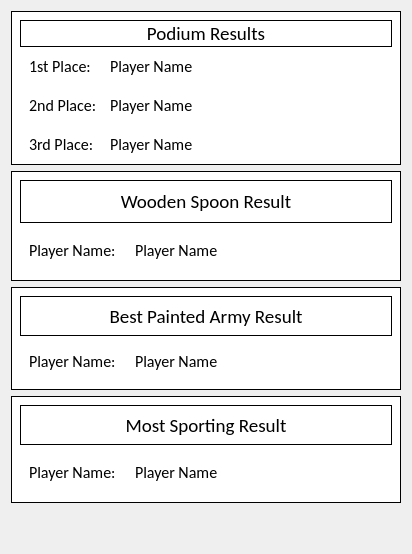
                <widget class="QWidget" name="awardResultsWidget" native="true">
                 <layout class="QVBoxLayout" name="verticalLayout_19">
                  <item>
                   <widget class="QWidget" name="podiumResultsWidget" native="true">
                    <property name="minimumSize">
                     <size>
                      <width>390</width>
                      <height>110</height>
                     </size>
                    </property>
                    <property name="styleSheet">
                     <string notr="true">background:white; border:1px solid;</string>
                    </property>
                    <layout class="QVBoxLayout" name="verticalLayout_20">
                     <property name="spacing">
                      <number>0</number>
                     </property>
                     <property name="leftMargin">
                      <number>9</number>
                     </property>
                     <property name="topMargin">
                      <number>9</number>
                     </property>
                     <property name="rightMargin">
                      <number>9</number>
                     </property>
                     <property name="bottomMargin">
                      <number>1</number>
                     </property>
                     <item>
                      <widget class="QLabel" name="podiumResultTitleLabel">
                       <property name="minimumSize">
                        <size>
                         <width>0</width>
                         <height>25</height>
                        </size>
                       </property>
                       <property name="maximumSize">
                        <size>
                         <width>16777215</width>
                         <height>50</height>
                        </size>
                       </property>
                       <property name="font">
                        <font>
                         <family>Calibri</family>
                         <pointsize>14</pointsize>
                        </font>
                       </property>
                       <property name="text">
                        <string>Podium Results</string>
                       </property>
                       <property name="alignment">
                        <set>Qt::AlignCenter</set>
                       </property>
                      </widget>
                     </item>
                     <item>
                      <widget class="QWidget" name="podiumFirstPlaceWidget" native="true">
                       <property name="minimumSize">
                        <size>
                         <width>0</width>
                         <height>25</height>
                        </size>
                       </property>
                       <property name="styleSheet">
                        <string notr="true">border:none;</string>
                       </property>
                       <layout class="QHBoxLayout" name="horizontalLayout_13">
                        <item>
                         <widget class="QLabel" name="firstPlaceSetLabel">
                          <property name="minimumSize">
                           <size>
                            <width>75</width>
                            <height>0</height>
                           </size>
                          </property>
                          <property name="maximumSize">
                           <size>
                            <width>75</width>
                            <height>16777215</height>
                           </size>
                          </property>
                          <property name="font">
                           <font>
                            <family>Calibri</family>
                            <pointsize>12</pointsize>
                           </font>
                          </property>
                          <property name="text">
                           <string>1st Place:</string>
                          </property>
                         </widget>
                        </item>
                        <item>
                         <widget class="QLabel" name="firstPlaceInputLabel">
                          <property name="minimumSize">
                           <size>
                            <width>100</width>
                            <height>0</height>
                           </size>
                          </property>
                          <property name="font">
                           <font>
                            <family>Calibri</family>
                            <pointsize>12</pointsize>
                           </font>
                          </property>
                          <property name="text">
                           <string>Player Name</string>
                          </property>
                         </widget>
                        </item>
                       </layout>
                      </widget>
                     </item>
                     <item>
                      <widget class="QWidget" name="podiumSecondPlaceWidget" native="true">
                       <property name="minimumSize">
                        <size>
                         <width>0</width>
                         <height>25</height>
                        </size>
                       </property>
                       <property name="styleSheet">
                        <string notr="true">border:none;</string>
                       </property>
                       <layout class="QHBoxLayout" name="horizontalLayout_14">
                        <item>
                         <widget class="QLabel" name="secondPlaceSetLabel">
                          <property name="minimumSize">
                           <size>
                            <width>75</width>
                            <height>0</height>
                           </size>
                          </property>
                          <property name="maximumSize">
                           <size>
                            <width>75</width>
                            <height>16777215</height>
                           </size>
                          </property>
                          <property name="font">
                           <font>
                            <family>Calibri</family>
                            <pointsize>12</pointsize>
                           </font>
                          </property>
                          <property name="text">
                           <string>2nd Place:</string>
                          </property>
                         </widget>
                        </item>
                        <item>
                         <widget class="QLabel" name="secondPlaceInputLabel">
                          <property name="minimumSize">
                           <size>
                            <width>100</width>
                            <height>0</height>
                           </size>
                          </property>
                          <property name="font">
                           <font>
                            <family>Calibri</family>
                            <pointsize>12</pointsize>
                           </font>
                          </property>
                          <property name="text">
                           <string>Player Name</string>
                          </property>
                         </widget>
                        </item>
                       </layout>
                      </widget>
                     </item>
                     <item>
                      <widget class="QWidget" name="podiumThirdPlaceWidget" native="true">
                       <property name="minimumSize">
                        <size>
                         <width>0</width>
                         <height>25</height>
                        </size>
                       </property>
                       <property name="styleSheet">
                        <string notr="true">border:none;</string>
                       </property>
                       <layout class="QHBoxLayout" name="horizontalLayout_15">
                        <item>
                         <widget class="QLabel" name="thirdPlaceSetLabel">
                          <property name="minimumSize">
                           <size>
                            <width>75</width>
                            <height>0</height>
                           </size>
                          </property>
                          <property name="maximumSize">
                           <size>
                            <width>75</width>
                            <height>16777215</height>
                           </size>
                          </property>
                          <property name="font">
                           <font>
                            <family>Calibri</family>
                            <pointsize>12</pointsize>
                           </font>
                          </property>
                          <property name="text">
                           <string>3rd Place:</string>
                          </property>
                         </widget>
                        </item>
                        <item>
                         <widget class="QLabel" name="thirdPlaceInputLabel">
                          <property name="minimumSize">
                           <size>
                            <width>100</width>
                            <height>0</height>
                           </size>
                          </property>
                          <property name="font">
                           <font>
                            <family>Calibri</family>
                            <pointsize>12</pointsize>
                           </font>
                          </property>
                          <property name="text">
                           <string>Player Name</string>
                          </property>
                         </widget>
                        </item>
                       </layout>
                      </widget>
                     </item>
                    </layout>
                   </widget>
                  </item>
                  <item>
                   <widget class="QWidget" name="woodenSpoonResultWidget" native="true">
                    <property name="minimumSize">
                     <size>
                      <width>390</width>
                      <height>110</height>
                     </size>
                    </property>
                    <property name="maximumSize">
                     <size>
                      <width>16777215</width>
                      <height>112</height>
                     </size>
                    </property>
                    <property name="styleSheet">
                     <string notr="true">background:white; border:1px solid;</string>
                    </property>
                    <layout class="QVBoxLayout" name="verticalLayout_21">
                     <item>
                      <widget class="QLabel" name="woodenSpoonResultTitleLabel">
                       <property name="maximumSize">
                        <size>
                         <width>16777215</width>
                         <height>50</height>
                        </size>
                       </property>
                       <property name="font">
                        <font>
                         <family>Calibri</family>
                         <pointsize>14</pointsize>
                        </font>
                       </property>
                       <property name="text">
                        <string>Wooden Spoon Result</string>
                       </property>
                       <property name="alignment">
                        <set>Qt::AlignCenter</set>
                       </property>
                      </widget>
                     </item>
                     <item>
                      <widget class="QWidget" name="woodenSpoonResultPlayerWIdget" native="true">
                       <property name="maximumSize">
                        <size>
                         <width>16777215</width>
                         <height>50</height>
                        </size>
                       </property>
                       <property name="styleSheet">
                        <string notr="true">border:none;</string>
                       </property>
                       <layout class="QHBoxLayout" name="horizontalLayout_16">
                        <item>
                         <widget class="QLabel" name="woodenSpoonSetLabel">
                          <property name="minimumSize">
                           <size>
                            <width>100</width>
                            <height>0</height>
                           </size>
                          </property>
                          <property name="maximumSize">
                           <size>
                            <width>100</width>
                            <height>16777215</height>
                           </size>
                          </property>
                          <property name="font">
                           <font>
                            <family>Calibri</family>
                            <pointsize>12</pointsize>
                           </font>
                          </property>
                          <property name="text">
                           <string>Player Name:</string>
                          </property>
                         </widget>
                        </item>
                        <item>
                         <widget class="QLabel" name="woodenSpoonInputLabel">
                          <property name="font">
                           <font>
                            <family>Calibri</family>
                            <pointsize>12</pointsize>
                           </font>
                          </property>
                          <property name="text">
                           <string>Player Name</string>
                          </property>
                         </widget>
                        </item>
                       </layout>
                      </widget>
                     </item>
                    </layout>
                   </widget>
                  </item>
                  <item>
                   <widget class="QWidget" name="bestPaintedResultWidget" native="true">
                    <property name="minimumSize">
                     <size>
                      <width>390</width>
                      <height>77</height>
                     </size>
                    </property>
                    <property name="maximumSize">
                     <size>
                      <width>16777215</width>
                      <height>112</height>
                     </size>
                    </property>
                    <property name="styleSheet">
                     <string notr="true">background:white; border:1px solid;</string>
                    </property>
                    <layout class="QVBoxLayout" name="verticalLayout_22">
                     <item>
                      <widget class="QLabel" name="bestPaintedTitleLabel_2">
                       <property name="minimumSize">
                        <size>
                         <width>0</width>
                         <height>40</height>
                        </size>
                       </property>
                       <property name="maximumSize">
                        <size>
                         <width>16777215</width>
                         <height>50</height>
                        </size>
                       </property>
                       <property name="font">
                        <font>
                         <family>Calibri</family>
                         <pointsize>14</pointsize>
                        </font>
                       </property>
                       <property name="text">
                        <string>Best Painted Army Result</string>
                       </property>
                       <property name="alignment">
                        <set>Qt::AlignCenter</set>
                       </property>
                      </widget>
                     </item>
                     <item>
                      <widget class="QWidget" name="bestPaintedResultPlayerWidget" native="true">
                       <property name="minimumSize">
                        <size>
                         <width>0</width>
                         <height>25</height>
                        </size>
                       </property>
                       <property name="maximumSize">
                        <size>
                         <width>16777215</width>
                         <height>50</height>
                        </size>
                       </property>
                       <property name="styleSheet">
                        <string notr="true">border:none;</string>
                       </property>
                       <layout class="QHBoxLayout" name="horizontalLayout_17">
                        <item>
                         <widget class="QLabel" name="bestPaintedSetLabel">
                          <property name="minimumSize">
                           <size>
                            <width>100</width>
                            <height>0</height>
                           </size>
                          </property>
                          <property name="maximumSize">
                           <size>
                            <width>100</width>
                            <height>16777215</height>
                           </size>
                          </property>
                          <property name="font">
                           <font>
                            <family>Calibri</family>
                            <pointsize>12</pointsize>
                           </font>
                          </property>
                          <property name="text">
                           <string>Player Name:</string>
                          </property>
                         </widget>
                        </item>
                        <item>
                         <widget class="QLabel" name="bestPaintedInputLabel">
                          <property name="font">
                           <font>
                            <family>Calibri</family>
                            <pointsize>12</pointsize>
                           </font>
                          </property>
                          <property name="text">
                           <string>Player Name</string>
                          </property>
                         </widget>
                        </item>
                       </layout>
                      </widget>
                     </item>
                    </layout>
                   </widget>
                  </item>
                  <item>
                   <widget class="QWidget" name="mostSportingResultWidget" native="true">
                    <property name="minimumSize">
                     <size>
                      <width>390</width>
                      <height>77</height>
                     </size>
                    </property>
                    <property name="maximumSize">
                     <size>
                      <width>16777215</width>
                      <height>112</height>
                     </size>
                    </property>
                    <property name="styleSheet">
                     <string notr="true">background:white; border:1px solid;</string>
                    </property>
                    <layout class="QVBoxLayout" name="verticalLayout_23">
                     <item>
                      <widget class="QLabel" name="mostSportingTitleLabel_2">
                       <property name="minimumSize">
                        <size>
                         <width>0</width>
                         <height>40</height>
                        </size>
                       </property>
                       <property name="maximumSize">
                        <size>
                         <width>16777215</width>
                         <height>50</height>
                        </size>
                       </property>
                       <property name="font">
                        <font>
                         <family>Calibri</family>
                         <pointsize>14</pointsize>
                        </font>
                       </property>
                       <property name="text">
                        <string>Most Sporting Result</string>
                       </property>
                       <property name="alignment">
                        <set>Qt::AlignCenter</set>
                       </property>
                      </widget>
                     </item>
                     <item>
                      <widget class="QWidget" name="mostSportingResultPlayerWidget" native="true">
                       <property name="minimumSize">
                        <size>
                         <width>0</width>
                         <height>25</height>
                        </size>
                       </property>
                       <property name="maximumSize">
                        <size>
                         <width>16777215</width>
                         <height>50</height>
                        </size>
                       </property>
                       <property name="styleSheet">
                        <string notr="true">border:none;</string>
                       </property>
                       <layout class="QHBoxLayout" name="horizontalLayout_18">
                        <item>
                         <widget class="QLabel" name="mostSportingSetLabel">
                          <property name="minimumSize">
                           <size>
                            <width>100</width>
                            <height>25</height>
                           </size>
                          </property>
                          <property name="maximumSize">
                           <size>
                            <width>100</width>
                            <height>50</height>
                           </size>
                          </property>
                          <property name="font">
                           <font>
                            <family>Calibri</family>
                            <pointsize>12</pointsize>
                           </font>
                          </property>
                          <property name="text">
                           <string>Player Name:</string>
                          </property>
                         </widget>
                        </item>
                        <item>
                         <widget class="QLabel" name="mostSportingInputLabel">
                          <property name="font">
                           <font>
                            <family>Calibri</family>
                            <pointsize>12</pointsize>
                           </font>
                          </property>
                          <property name="text">
                           <string>Player Name</string>
                          </property>
                         </widget>
                        </item>
                       </layout>
                      </widget>
                     </item>
                    </layout>
                   </widget>
                  </item>
                  <item>
                   <spacer name="verticalSpacer_8">
                    <property name="orientation">
                     <enum>Qt::Vertical</enum>
                    </property>
                    <property name="sizeHint" stdset="0">
                     <size>
                      <width>20</width>
                      <height>40</height>
                     </size>
                    </property>
                   </spacer>
                  </item>
                 </layout>
                </widget>
